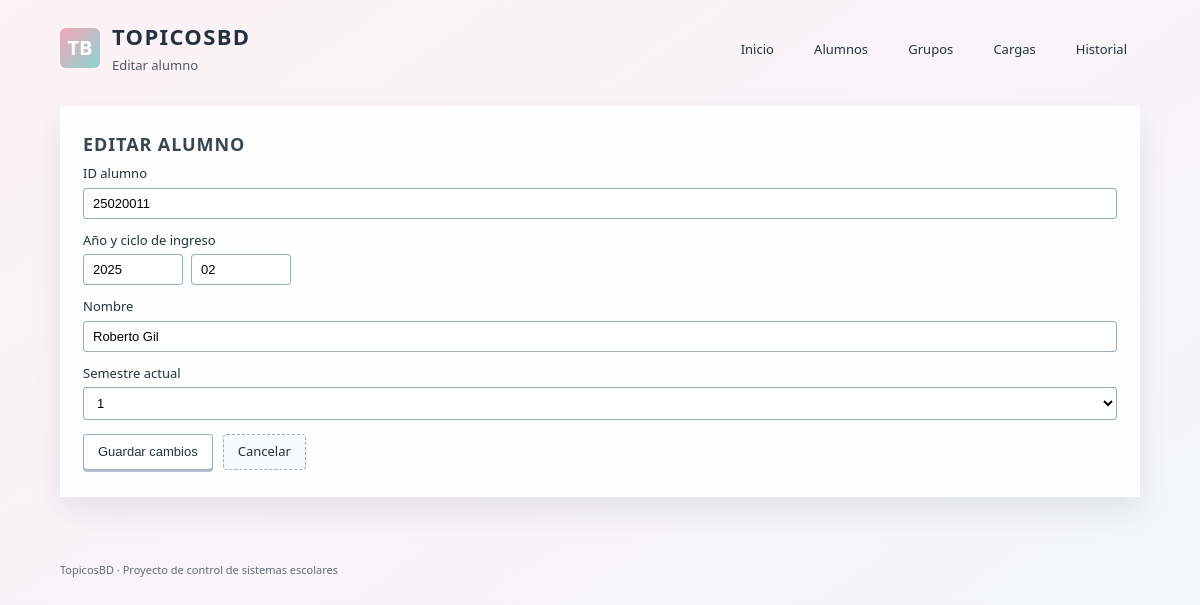
Page /index.php?m=alumnos&a=edit&id=25020011 on the committed database.
### tables this page shows
CREATE TABLE alumno (
    id_alumno       CHAR(8)      NOT NULL,
    anio_ingreso    SMALLINT     NOT NULL,
    ciclo_ingreso   CHAR(2)      NOT NULL,
    nombre          VARCHAR(100) NOT NULL,
    semestre_actual TINYINT      NOT NULL,
    PRIMARY KEY (id_alumno),
    CONSTRAINT ck_alumno_ciclo
        CHECK (ciclo_ingreso IN ('01','02')),
    CONSTRAINT ck_alumno_sem
        CHECK (semestre_actual IN (1,3,5))
);

### src/controllers/StudentController.php (called while the page is built, shortened)
<?php
require_once __DIR__ . '/../models/StudentModel.php';
class StudentController
{
    private StudentModel $model;
    public function __construct()
    {
        $this->model = new StudentModel();
    }
    public function edit(): void
    {
        $idAlumno = isset($_GET['id']) ? (string)$_GET['id'] : '';
        $student = $this->model->getById($idAlumno);
        $isEdit = true;
        require __DIR__ . '/../views/layout/header.php';
        require __DIR__ . '/../views/students/form.php';
        require __DIR__ . '/../views/layout/footer.php';
    }
}

### src/models/StudentModel.php (called while the page is built, shortened)
<?php
class StudentModel
{
    public function getById(string $idAlumno): ?array
    {
        $pdo = db();
        $sql = "SELECT id_alumno, anio_ingreso, ciclo_ingreso, nombre, semestre_actual
                FROM alumno
                WHERE id_alumno = :id";
        $stmt = $pdo->prepare($sql);
        $stmt->execute([':id' => $idAlumno]);
        $row = $stmt->fetch();
        return $row ?: null;
    }
}

### src/views/students/form.php (the view, shortened to what this page needs)
<?php
$idAlumno       = $student['id_alumno']       ?? '';
$anioIngreso    = $student['anio_ingreso']    ?? '';
$cicloIngreso   = $student['ciclo_ingreso']   ?? '02';
$nombre         = $student['nombre']          ?? '';
$semestreActual = $student['semestre_actual'] ?? 1;
$actionUrl = $isEdit
    ? 'index.php?m=alumnos&a=update'
    : 'index.php?m=alumnos&a=store';
$tituloFormulario = $isEdit ? 'Editar alumno' : 'Nuevo alumno';
?>
<section class="tb-section">
    <h2 class="tb-section-title"><?= htmlspecialchars($tituloFormulario, ENT_QUOTES, 'UTF-8') ?></h2>
    <form action="<?= htmlspecialchars($actionUrl, ENT_QUOTES, 'UTF-8') ?>" method="post" class="tb-form">
        <?php if ($isEdit && $idAlumno !== ''): ?>
            <div class="tb-form-row">
                <label for="id_alumno" class="tb-label">ID alumno</label>
                <input type="text"
                       id="id_alumno"
                       name="id_alumno"
                       class="tb-input"
                       value="<?= htmlspecialchars($idAlumno, ENT_QUOTES, 'UTF-8') ?>"
                       readonly>
            </div>
        <?php endif; ?>
        <?php if (!$isEdit): ?>
            <div class="tb-form-row">
                <label for="anio_ingreso" class="tb-label">Año de ingreso</label>
                <input type="number"
                       id="anio_ingreso"
                       name="anio_ingreso"
                       class="tb-input"
                       min="2000"
                       max="2100"
                       value="<?= htmlspecialchars((string)$anioIngreso, ENT_QUOTES, 'UTF-8') ?>"
                       required>
            </div>
            <div class="tb-form-row">
                <label for="ciclo_ingreso" class="tb-label">Ciclo de ingreso</label>
                <select id="ciclo_ingreso" name="ciclo_ingreso" class="tb-input" required>
                    <option value="">-- Selecciona --</option>
                    <option value="01" <?= $cicloIngreso === '01' ? 'selected' : '' ?>>01</option>
                    <option value="02" <?= $cicloIngreso === '02' ? 'selected' : '' ?>>02</option>
                </select>
            </div>
        <?php else: ?>
            <div class="tb-form-row">
                <label class="tb-label">Año y ciclo de ingreso</label>
                <div class="tb-inline-fields">
                    <input type="text"
                           class="tb-input tb-input-small"
                           value="<?= htmlspecialchars((string)$anioIngreso, ENT_QUOTES, 'UTF-8') ?>"
                           readonly>
                    <input type="text"
                           class="tb-input tb-input-small"
                           value="<?= htmlspecialchars((string)$cicloIngreso, ENT_QUOTES, 'UTF-8') ?>"
                           readonly>
                </div>
            </div>
        <?php endif; ?>
        <div class="tb-form-row">
            <label for="nombre" class="tb-label">Nombre</label>
            <input type="text"
                   id="nombre"
                   name="nombre"
                   class="tb-input"
                   maxlength="100"
                   value="<?= htmlspecialchars($nombre, ENT_QUOTES, 'UTF-8') ?>"
                   required>
        </div>
        <div class="tb-form-row">
            <label for="semestre_actual" class="tb-label">Semestre actual</label>
            <select id="semestre_actual" name="semestre_actual" class="tb-input" required>
                <option value="1" <?= (int)$semestreActual === 1 ? 'selected' : '' ?>>1</option>
            </select>
        </div>
        <div class="tb-form-actions">
            <button type="submit" class="tb-btn">
                <?= $isEdit ? 'Guardar cambios' : 'Crear alumno' ?>
            </button>
            <a href="index.php?m=alumnos&a=index" class="tb-btn tb-btn-outline">
                Cancelar
            </a>
        </div>
    </form>
</section>

### assets/css/topicosbd.css (style rules this page uses)
:root { --tb-bg-top: #fdf2f5; --tb-bg-bottom: #f3f7fb; --tb-pink: #f4a7b9; --tb-teal: #8bd3ce; --tb-peach: #f8c29b; --tb-sand: #f3e2c5; --tb-ink: #22313f; --tb-card-bg: #ffffff; --tb-border-soft: rgba(19, 35, 47, 0.08); --tb-radius-card: 0px; --tb-radius-btn: 4px; --tb-radius-chip: 4px; --tb-radius-input: 4px; --tb-radius-alert: 4px; --tb-shadow-soft: 0 14px 30px rgba(24, 39, 75, 0.09); --tb-shadow-hover: 0 18px 40px rgba(15, 23, 42, 0.14); --tb-font-main: system-ui, -apple-system, BlinkMacSystemFont, "DM Sans", sans-serif; --tb-font-title: "Josefin Sans", system-ui, -apple-system, sans-serif; }
*, *::before, *::after { box-sizing: border-box; }
body.tb-body { margin: 0; min-height: 100vh; font-family: var(--tb-font-main); color: var(--tb-ink); background: linear-gradient(145deg, var(--tb-bg-top), var(--tb-bg-bottom)); line-height: 1.5; }
.tb-section { margin-top: 18px; background: rgba(255, 255, 255, 0.9); border-radius: var(--tb-radius-card); padding: 24px 22px 26px; box-shadow: var(--tb-shadow-soft); border: 1px solid rgba(255, 255, 255, 0.9); }
.tb-section-title { margin: 0; font-family: var(--tb-font-title); font-size: 18px; letter-spacing: 0.05em; text-transform: uppercase; opacity: 0.9; }
.tb-btn { display: inline-flex; align-items: center; justify-content: center; padding: 7px 14px; font-size: 13px; font-weight: 500; text-decoration: none; color: var(--tb-ink); background: #ffffff; border-radius: var(--tb-radius-btn); border: 1px solid rgba(148, 163, 184, 0.9); box-shadow: 0 2px 0 rgba(148, 163, 184, 0.7); transform: translateY(0); transition: background-color 0.12s ease-out, box-shadow 0.12s ease-out, transform 0.12s ease-out; cursor: pointer; }
.tb-btn-outline { background: #f9fafb; border-style: dashed; box-shadow: none; }
.tb-form { margin-top: 6px; }
.tb-form-row { margin-bottom: 12px; }
.tb-label { display: block; margin-bottom: 4px; font-size: 13px; font-weight: 500; }
.tb-input { width: 100%; padding: 7px 9px; font-size: 13px; border-radius: var(--tb-radius-input); border: 1px solid rgba(148, 163, 184, 0.9); background: #ffffff; outline: none; transition: border-color 0.12s ease-out, box-shadow 0.12s ease-out; }
.tb-inline-fields { display: flex; gap: 8px; }
.tb-input-small { width: 100px; }
.tb-form-actions { margin-top: 14px; display: flex; gap: 10px; }
.tb-card, .tb-section { animation: fadeInScale 0.3s ease-out forwards; }

### rows in the picture
alumno: id_alumno "25020011", anio_ingreso "2025", ciclo_ingreso "02", nombre "Roberto Gil", semestre_actual "1"

### other values in the picture
$tituloFormulario "EDITAR ALUMNO"
